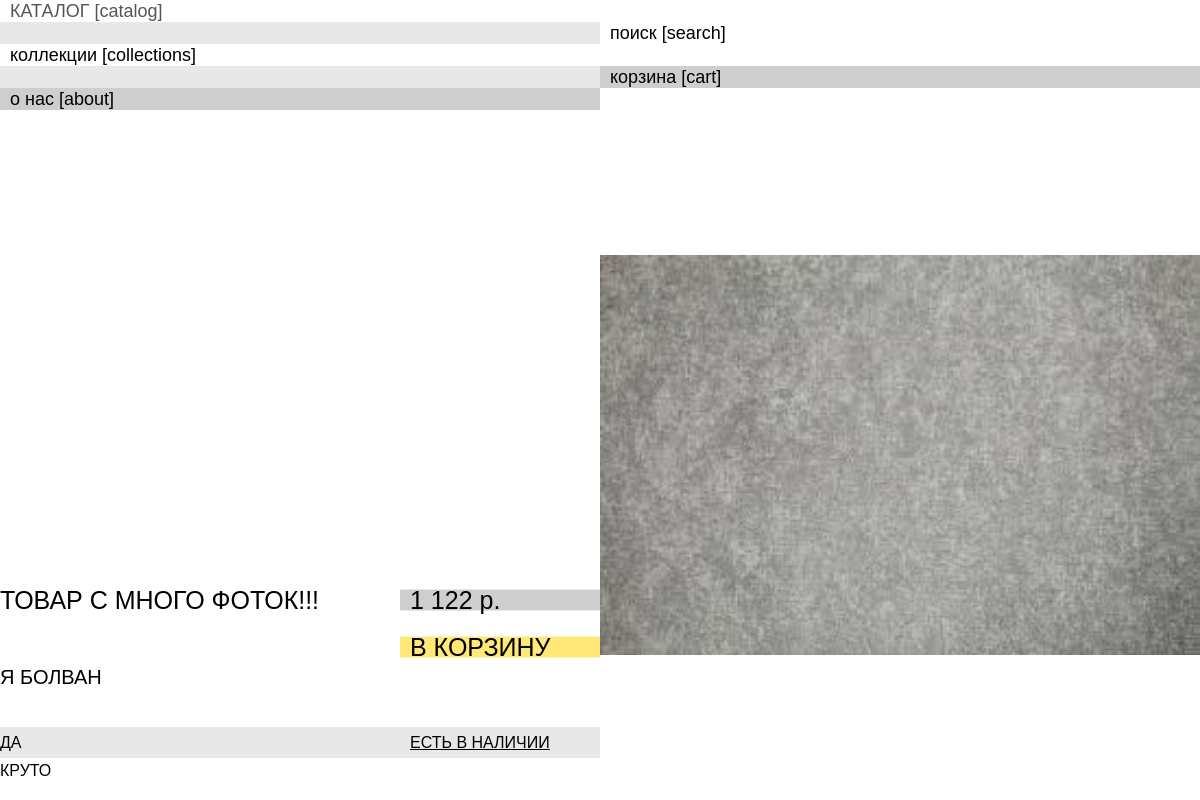
Screenshot of /catalog/6/ with the database file from the repository.
### main/models.py (models this page shows, shortened)
class CatalogItem(models.Model):
    CATEGORY_CHOICES = [
        ('all', 'Все товары'),
        ('bracelets', 'Браслеты'),
        ('earrings', 'Серьги'),
        ('pendants', 'Кулоны'),
        ('necklaces', 'Ожерелья'),
        ('rings', 'Кольцо'),
    ]
    title = models.CharField(max_length=100)
    image = models.ImageField(upload_to='catalog/')
    category = models.CharField(max_length=20, choices=CATEGORY_CHOICES, default='all')
    collection = models.ForeignKey(
        Collection,
        on_delete=models.PROTECT,
        null=True,
        blank=True,
        verbose_name="Коллекция",
        related_name='items'
    )
    price = models.IntegerField(verbose_name="Цена (в рублях)")
    material = models.CharField(max_length=100, verbose_name="Материал")
    size = models.CharField(max_length=50, verbose_name="Размер")
    available_sizes = models.JSONField(
        blank=True,
        null=True,
        verbose_name="Размеры кольца(для колец)",
        help_text="Список доступных размеров в формате JSON (например: [\"S\", \"M\", \"L\"])"
    )
    available = models.BooleanField(default=True, verbose_name="В наличии")
    description = models.TextField(
        verbose_name="Описание",
        blank=True,
        null=True,
        help_text="Многострочное описание товара"
    )
    class Meta:
        verbose_name = "Товар"
        verbose_name_plural = "Товары"

### main/views.py (the view)
# urls.py: path('catalog/<int:item_id>/', views.catalog_item_detail, name='catalog_item_detail'),
def catalog_item_detail(request, item_id):
    item = get_object_or_404(CatalogItem, id=item_id)
    images = item.itemImages.all()  # Только изображения для текущего товара
    if item.description is None:
        item.description = ""
    images = [item, *images]
    available_sizes_json = json.dumps(item.available_sizes or [])
    return render(request, 'catalog_item_detail.html', {
        'item': item,
        'images': images,
        'background_image': get_background_image(),
        'available_sizes_json': available_sizes_json,
    })

### main/templatetags/price_filters.py (called while the page is built)
@register.filter
def spaced(value):
    try:
        s = f"{int(value):,}"
        return s.replace(",", " ")
    except (ValueError, TypeError):
        return value

### main/views.py (called while the page is built)
def get_background_image():
    try:
        return HomePageImage.objects.latest('uploaded_at')
    except HomePageImage.DoesNotExist:
        return None

### templates/catalog_item_detail.html (shortened to what this page needs)
{% extends 'base.html' %}
{% load static %}
{% load static price_filters %}
{% block content %}
    <div class="product-detail">
        <div class="product-info" id="collection-info">
            <div class="title-wrap">
                <div class="product-title">{{ item.title }}</div>
                <div class="plaque plaque-price">
                    {{ item.price|spaced }} р.
                </div>
            </div>
            <div class="title-wrap">
                <p class="description">{{ item.description }}</p>
                <div class="plaque plaque-cart">
                    <a href="#" id="add-to-cart-btn" class="btn-add"
                       data-id="{{ item.id }}"
                       data-title="{{ item.title }}"
                       data-price="{{ item.price }}"
                       data-image="{{ item.image.url }}"
                       data-category="{{ item.category }}"
                       data-sizes='{{ available_sizes_json }}'
                        >
                        В корзину
                    </a>
                </div>
            </div>
            <div class="plaque plaque-footer">
                <span class="material">{{ item.material }}</span>
                <span class="availability">
                    {% if item.available %}Есть в наличии{% else %}Нет в наличии{% endif %}
                </span>
            </div>
            <div class="size-wrap">
                <span class="size">{{ item.size }}</span>
            </div>
        </div>
        <div class="collection-card-images">
            {% for img in images %}
                <img src="{{ img.image.url }}">
            {% endfor %}
        </div>
    </div>
{% endblock %}

### main/static/css/main.css (style rules this page uses)
* { margin: 0; padding: 0; }
body { background-color: white; font-family: sans-serif; display: flex; flex-direction: column; }
html, body { height: 100%; overflow-x: hidden; }
.product-detail { display: grid; grid-template-columns: 1fr 1fr; position: relative; height: 100%; min-height: 0; overflow: hidden; }
.product-info { text-transform: uppercase; display: flex; flex-direction: column; flex: 1; justify-content: flex-end; }
.plaque { display: inline-block; font-size: 25px; line-height: 21px; background: rgba(255, 255, 255, 0.85); position: relative; z-index: 3; font-weight: 400; }
.plaque-price { text-transform: lowercase; position: absolute; padding: 0 10px; right: -20px; transform: translateY(-50%); width: 200px; background: #cecece; }
.plaque-cart { text-transform: uppercase; position: absolute; right: 0; top: 0; transform: translateY(-50%); }
.plaque-footer { width: 100%; position: relative; display: flex; justify-content: space-between; flex-wrap: wrap; font-size: 16px; background: #E8E8E8; gap: 10px; margin-top: 20px; padding: 5px 0; }
.plaque-footer .availability { position: absolute; right: 0; width: 180px; padding: 0 10px; text-decoration: underline; }
.size-wrap { margin-top: 4px; margin-bottom: 20px; }
.title-wrap { width: 100%; margin-top: 12px; position: relative; display: flex; align-items: center; justify-content: start; }
.btn-add { display: inline-block; width: 180px; text-decoration: none; background-color: #FFE778; color: #000; padding: 0 10px; }
.product-title { margin: 0 0 20px; font-size: 25px; }
.description { position: relative; font-size: 20px; margin: 20px 0; line-height: 1; max-width: 500px; }
.collection-card-images { display: flex; flex-direction: row; position: relative; width: 100%; overflow-x: auto; overflow-y: hidden; gap: 10px; z-index: 102; }
.collection-card-images { width: 50vw; max-width: 100vw; overflow-x: auto; overflow-y: hidden; white-space: nowrap; scroll-behavior: smooth; transition: width .1s ease; }
.collection-card-images img { width: 100%; display: inline-block; object-fit: contain; vertical-align: middle; }

### rows the page displays
CatalogItem: title "ТОВАР С МНОГО ФОТОК!!!", price|spaced "1 122", description "Я БОЛВАН", material "ДА", size "КРУТО", image (picture)
